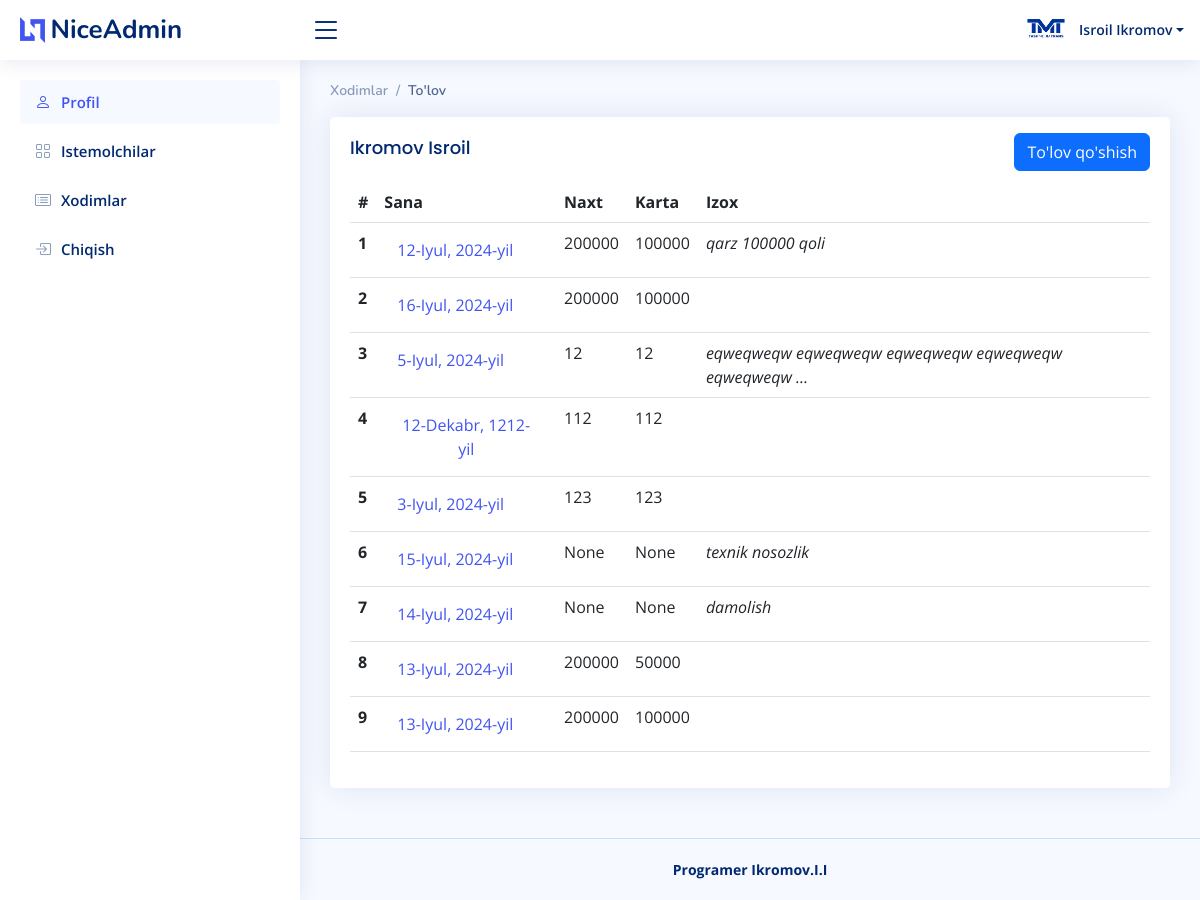
The page /main/payment/7 (signed in) on the database as committed earlier.
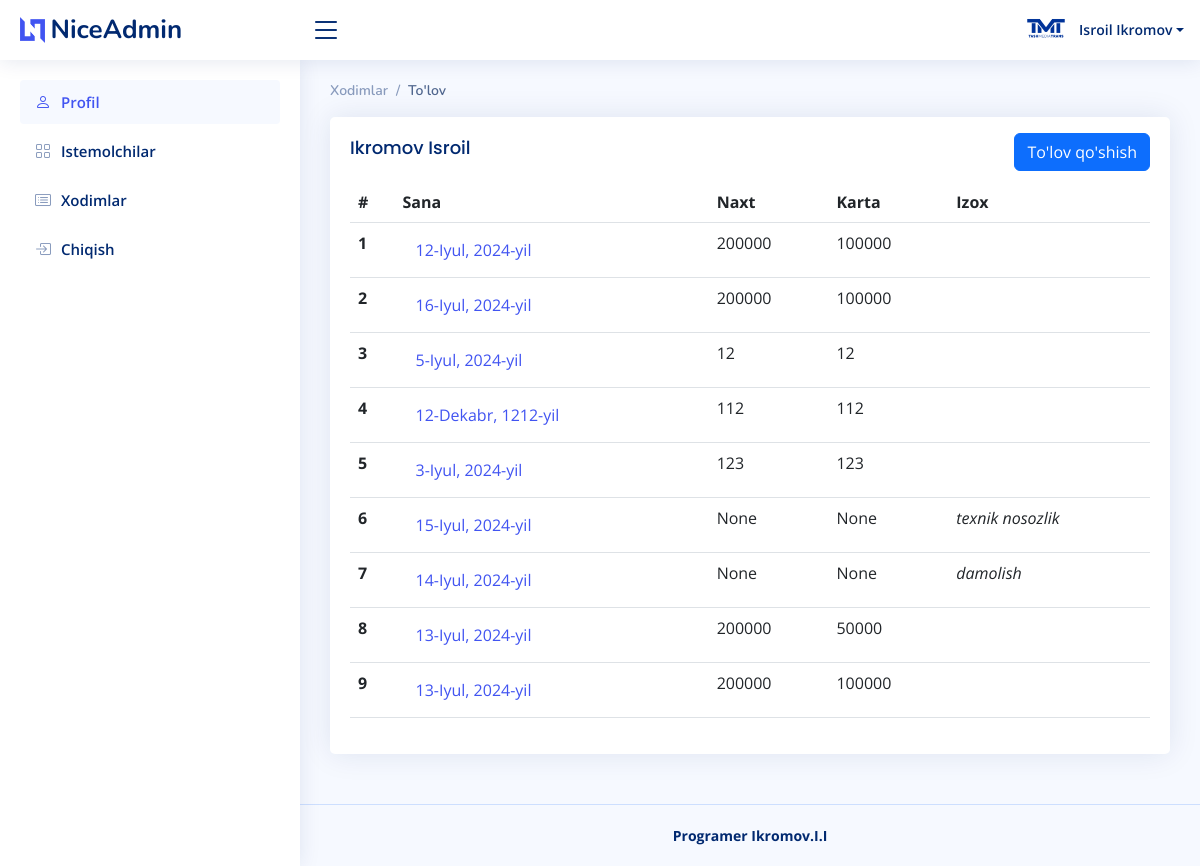
The same page on the database as committed later.
### main/models.py (models this page shows, shortened)
class Tolov(models.Model):
    naxt = models.PositiveIntegerField(null=True, blank=True)
    karta = models.PositiveIntegerField(null=True, blank=True)
    izox = models.TextField(null=True, blank=True)
    istemolchi = models.ForeignKey(Istemolchi, on_delete=models.CASCADE, null=True)
    author = models.ForeignKey(User, on_delete=models.CASCADE, null=True)
    sana = models.DateField()
    sana2 = models.DateField(auto_now=True)
    class Meta:
        db_table = 'tolov'

### main/views.py (the view)
# urls.py: path('payment/<int:pk>', payment, name='payment'),
@login_required
def payment(request,pk):
    istemolchi_id = get_object_or_404(Istemolchi, id=pk)
    if request.method == 'POST':
        form = TolovForm(request.POST)
        if form.is_valid():
            tolov = form.save(commit=False)
            tolov.istemolchi = istemolchi_id
            tolov.author = request.user
            tolov.save()
            messages.info(request, "Saqlandi ")
            return HttpResponseRedirect(request.META.get('HTTP_REFERER'))
        else:
            messages.success(request, "Yaroqsiz maʼlumot !")
    else:
        form = TolovForm()
    context = {
        'form': form,
        'tolov': Tolov.objects.filter(author=request.user, istemolchi=istemolchi_id)[:60][::-1],
        'istemolchi_id': istemolchi_id,
        'user': request.user,
    }
    return render(request, 'main/payment.html',context)

### templates/main/payment.html (shortened to what this page needs)
{% extends 'base.html' %}
{% block content %}
  <main id="main" class="main">
      <div class="pagetitle">
          <nav>
            <ol class="breadcrumb">
              <li class="breadcrumb-item"><a href="{% url 'xodimlar' %}">Xodimlar</a></li>
              <li class="breadcrumb-item active">To'lov</li>
            </ol>
          </nav>
      </div>
    <section class="section">
      <div class="row">
        <div class="col-lg-12">
          <div class="card recent-sales overflow-auto">
            <div class="card-body">
              <div class="d-flex justify-content-between">
                <h5 class="card-title">{{istemolchi_id.full_name}}</h5>
                <div class="mt-3 ">
                  <button type="button" class="btn btn-primary" data-bs-toggle="modal" data-bs-target="#verticalycentered">
                    To'lov qo'shish
                  </button>
                </div>
              </div>
              <table class="table datatable">
                <thead>
                  <tr>
                    <th scope="col">#</th>
                    <th scope="col">Sana</th>
                    <th scope="col">Naxt</th>
                    <th scope="col">Karta</th>
                    <th scope="col">Izox</th>
                  </tr>
                </thead>
                <tbody>
                {% for i in tolov %}
                  <tr>
                    <th scope="row">{{forloop.counter}}</th>
                    <td>
                      <button style="color:#4154f1;" class="btn" data-bs-toggle="modal" data-bs-target="#verticalycenteredd{{i.id}}">
                       {{ i.sana }}
                      </button>
                    </td>
                    <td>{{ i.naxt }}</td>
                    <td>{{ i.karta }}</td>
                    <td>
                        <i class="w-20">{{ i.izox|truncatewords:5 }}</i>
                    </td>
                  </tr>
                {% endfor %}
                </tbody>
              </table>
            </div>
          </div>
        </div>
      </div>
    </section>
  </main>
{% endblock content %}

Rows that differ between the two databases and show on the page:
changed Tolov "12-Iyul, 2024-yil": izox "qarz 100000 qoli" → (not shown)
changed Tolov "5-Iyul, 2024-yil": izox "eqweqweqw eqweqweqw eqweqweqw eqweqweqw eqweqweqw …" → (not shown)
